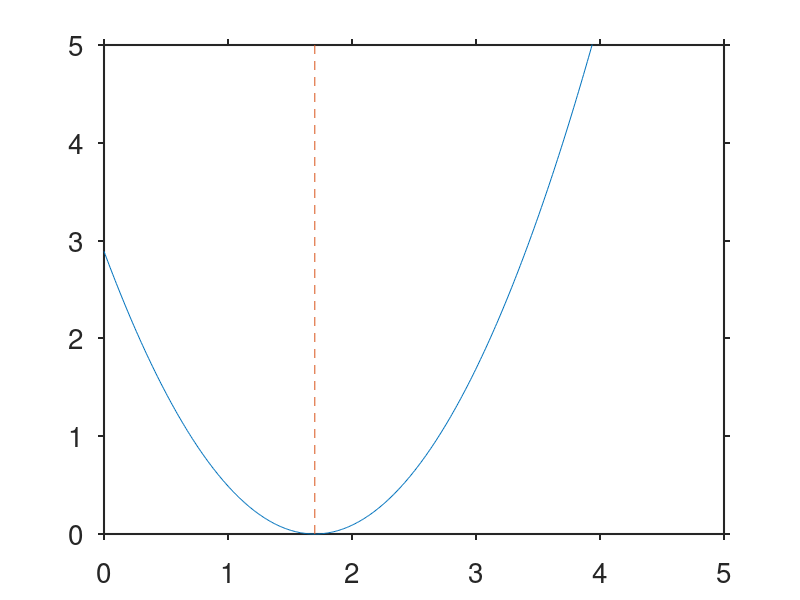

The MATLAB script that drew this image: (Note: this script raises an error after producing the figure.)
%%Alice Henman%%
%%Chapter 2 Intro to adaptive dynamics%%
%%Classifying singular strategies%%

%%Default graphing layout from Dennis
set(0,'defaultTextFontName', 'Arial');
set(0,'defaultaxesfontsize', 20); % 25 for 1X3, 20 for 1X2 figures
%set(0,'defaultLegendInterpreter','latex');
set(0,'defaultAxesTickLabelInterpreter','none');
set(0,'defaulttextinterpreter','none');
set(0,'defaultAxesXGrid','off');
set(0,'defaultAxesYGrid','off');
set(0,'defaultAxesTickDir','out');
set(0,'defaultAxesLineWidth',1.5);

%% fitness change by x
%This was not used because it was the wrong argument
x=linspace(0,5,500);
xstar=1.7; %singular strategy
f=(x-xstar).^2;
figure;

plot(x,f);
hold on;
plot(xstar*ones(1,2),[0,f(end)],'--');
xlim([0,f(end)])
axis([0 x(end) 0 x(end)])
xtickVals = unique([0 : 1 : 5, xstar]);
xtickLabs = compose('%.3g',xtickVals);
xtickLabs(ismembertol(xtickVals,xstar)) = {'x*'}; 
set(gca,'xtick', xtickVals, 'xticklabel', xtickLabs, 'xlim', [min(xtickVals),max(xtickVals)])
%set(gca,xtickLabs(ismembertol(xtickVals,xstar)),'$x^*$',"TickLabelInterpreter",'latex')
xlabel('$\textsf{Resident trait value}$ ($x$)','Interpreter','latex','FontSize',20);
ylabel('$\textsf{Invasion Fitness}$ ($f_x(y)$)','Interpreter','latex','FontSize',20);
axis square

%% unstable divergent strategy e.g. PIP

xbar=1.5; %singular strategy
%invasion fitness
f = @(x,y) (y-x).*(y+x-2*xbar); %gives it the desired shape

z = linspace(0,3,500);
[X,Y] = meshgrid(z, z);
F = f(X,Y);

figure
hold on
% PIP
contourf(X,Y,F>0,1,'LineStyle','none')
contour(X,Y,F,[0 0],'k','LineWidth',2) %black line for f=0
colormap([1 1 1; 0.6 0.9 0.3]); %green for f>0 white for f<0
xlabel('$\textsf{Resident trait value}$ ($x$)','Interpreter','latex','FontSize',20);
ylabel('$\textsf{Mutant trait value}$ ($y$)','Interpreter','latex','FontSize',20);

xline(xbar,'--','f_x(y)>0','FontSize',20,'LabelOrientation','horizontal');
yline(xbar,':','              s(x)<0','FontSize',20,'LabelHorizontalAlignment', ...
    'left','LabelVerticalAlignment','bottom','LineWidth',2);
yline(xbar,':','s(x)>0              ','FontSize',20, ...
    'LabelHorizontalAlignment','right','LineWidth',2);

axis equal
box on

%% PIP with trait substitution sequence added

% Parameters
n_steps = 20; % number of mutations
step_size = 0.2;
initial_trait = xbar;%x;

% Trait values and meshgrid
traits = linspace(0,3,200);
[X,Y] = meshgrid(traits, traits);

% Simulate TSS
[residents, mutants] = simulate_tss_single_mutant(initial_trait, n_steps, step_size, traits, f);

% Compute PIP
F = f(X,Y);

% Plot PIP and TSS
figure;
hold on;
contourf(X,Y,F>0,1,'LineStyle','none');
contour(X,Y,F,[0 0],'k','LineWidth',2); %black line for f=0
colormap([1 1 1; 0.6 0.9 0.3]); %green for f>0 white for f<0

scatter(residents(1), residents(1), 250, 'k','filled',...
    'MarkerEdgeColor','k'); %plots initial value in black
scatter(residents(1:end-1), mutants, 110,'filled'); % Mutant steps
scatter(residents(2:end), residents(2:end), 110,'filled'); % Resident steps
scatter(residents(end), residents(end), 180, 'red','filled',...
    'MarkerEdgeColor','k', 'LineWidth',2);
xlabel('$\textsf{Resident trait value}$ ($x$)','Interpreter','latex');
ylabel('$\textsf{Mutant trait value}$ ($y$)','Interpreter','latex');
%title('Trait Substitution Sequence on Pairwise Invasibility Plot');
legend('','','Starting trait value','Mutant trait','Resident trait', ...
    'Final trait value','Location','northwest');
axis equal;
hold off;

% Compute the PIP
function [residents, mutants] = simulate_tss_single_mutant(initial_trait, n_steps, step_size, traits, f)
    residents = zeros(n_steps+1, 1);
    mutants = zeros(n_steps, 1);
    residents(1) = initial_trait;
    for i = 1:n_steps
        res = residents(i);
        % Generate a single candidate mutant nearby
        mut = res + (2*rand-1) * step_size;
        mut = min(max(mut, traits(1)), traits(end));%makes sure mutant value is in range of the trait values
        mutants(i) = mut;
        % If mutant is successful, update resident; else, resident doesn't change
        if f(res, mut) > 0
            residents(i+1) = mut;
        else
            residents(i+1) = res;
        end
    end
end
